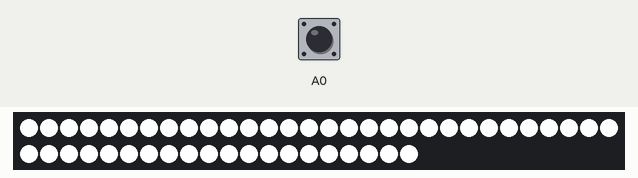
This sketch was run on a simulated Arduino Uno, built with avr-gcc and run on an emulated ATmega328P. Parts: 50 RGB LEDs in strip order, left to right, continuing on the next row. The test bench sets the inputs (shaded band); at power-on: A0 HIGH. Dim RGB values are drawn brighter than linear; what the sketch prints to the serial monitor is not drawn.

Above: at 1.2 s.
1.3 s: A0 pulled LOW for 3.2 s
At 5.8 s:
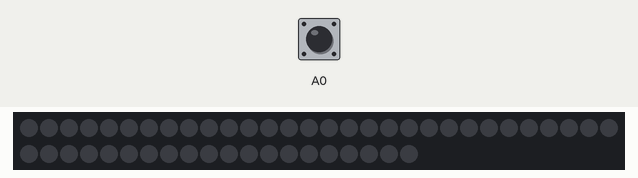
6.5 s: A0 pulled LOW for 0.15 s
At 7.4 s:
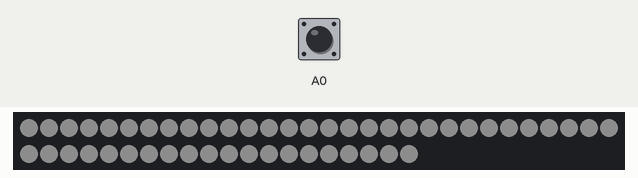
Timing chart, 0 to 9.5 s (numbered marks = the images above; inputs shaded):
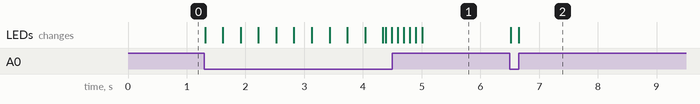

The sketch:

RGBMonitor.ino
```cpp
#include "FastLED.h"
#define NUM_LEDS 50
#define DATA_PIN 6
#define serialRate 115200
static const uint8_t prefix[] = {'A', 'd', 'a'};

// Define the array of leds
CRGB leds[NUM_LEDS];
int brightness = 255;
bool last;
bool up = 0;

void setup() {
  FastLED.addLeds<WS2811, DATA_PIN, RGB>(leds, NUM_LEDS);
  Serial.begin(serialRate);
  Serial.print("Ada\n");
  pinMode(A0, INPUT_PULLUP);
    for (int i = 0; i < NUM_LEDS; i++) {
    leds[i].r = 255;
    leds[i].g = 255;
    leds[i].b = 255;
  }
  FastLED.show();
}

void loop() {
  for (int i = 0; i < sizeof(prefix); ++i) {
    while (!Serial.available())brightnessControl();
    if (prefix[i] != Serial.read())
      return;
  }
  while (Serial.available() < 3);
  int highByte = Serial.read();
  int lowByte  = Serial.read();
  int checksum = Serial.read();
  if (checksum != (highByte ^ lowByte ^ 0x55)) {
    return;
  }

  uint16_t ledCount = ((highByte & 0x00FF) << 8 | (lowByte & 0x00FF) ) + 1;
  if (ledCount > NUM_LEDS) {
    ledCount = NUM_LEDS;
  }

  for (int i = 0; i < ledCount; i++) {
    while (Serial.available() < 3);
    leds[i].r = Serial.read();
    leds[i].g = Serial.read();
    leds[i].b = Serial.read();
  }
  FastLED.show();
}

void brightnessControl() {
  if (digitalRead(A0) == 0) {
    if (brightness == 0) {
      up = 1;
    } else if (brightness == 255) {
      up = 0;
    }
    while (digitalRead(A0) == 0) {
      if (up) {
        brightness++;
        if (brightness > 255) {
          brightness = 255;
          blinkLED(200);
        }
      } else {
        brightness--;
        if (brightness < 0) {
          brightness = 0;
          blinkLED(50);
        }
      }
      delay(10);
      FastLED.setBrightness(brightness);
      FastLED.show();
    }
  }
  return;
}

void blinkLED(int brightness) {
  for (int x = 0; x < 3; x++) {
    FastLED.setBrightness(brightness);
    FastLED.show();
    delay(100);
    FastLED.setBrightness(brightness/3);
    FastLED.show();
    delay(100);
  }
  return;
}
```

Measured:
- after the input at 6.5 s, the LEDs: first change at once (image 2 shows a later state)
